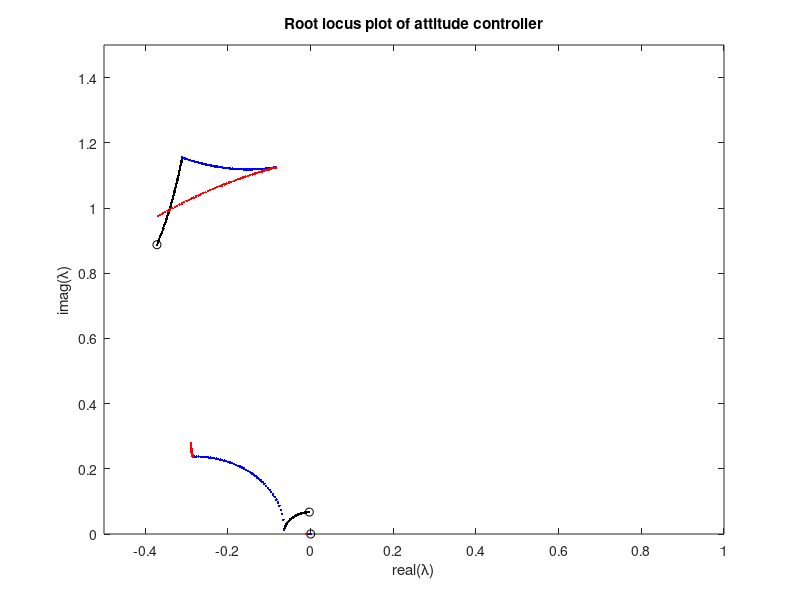

MATLAB code for this plot:
% Boeing 747 Longitudinal example from Etkin

close all
theta0 = 0.0;
u0     = 774.0;
A = [ -0.00686854   0.01394951    0.0           -32.2   0.0
      -0.09052721  -0.31506319  773.97653828      0.0   0.0
       0.00011865  -0.00102552   -0.42843608      0.0   0.0
       0.0          0.0           1.0             0.0   0.0
       0.0          0.0           0.0             1.0   0.0 ];
B = [  -0.000187
      -17.85
       -1.158
        0.0       
        0.0        ];

% Throttle input

B2= [9.66 0 0 0 0]'

[V,D]=eig(A(1:4,1:4));

T=2*pi./imag(diag(D));
thalf=log(2)./abs(real(diag(D)));
nhalf=(log(2)/(2*pi))*abs(imag(diag(D)))./abs(real(diag(D)));

% Set up linear time invariant system (LTI)

C=[0 0 0 1 0];
D=zeros(1,1);

Cu=[1 0 0 0 0];

% PID control for following commanded theta

%k=[-1 -.1 -10]

k=[-1 -.1 -10]

Chat=[0 0 0 1 0
      0 0 0 0 1
      0 0 1 0 0];

Ahat=A-B*k*Chat

Bhat=k(1)*B+[0 0 0 0 -1]';

sys=ss(Ahat,(1*pi/180)*Bhat,(180/pi)*C,D);

sysu=ss(Ahat,(1*pi/180)*Bhat,Cu,D);
sysdp=ss(Ahat,(1/6)*B2,Cu,D);

step(sys,500)


%k=[-0.5 -0.5 -0.9];
%k=[-0.5 -0.5 -0.5];
%k=[ -0.5 -1 0];
%k=[-5 -0.05 -0.0];
%k=[-.7 -.5 -.5]



% Root locus plot

k=[0 0 0];
Ahat=A-B*k*Chat;
ev0(:,1)=eig(Ahat);
for j=1:51
Ahat=A-B*k*Chat;
ev1(:,j)=eig(Ahat);
k(1)=k(1)-0.01;
end
k=[-0.5 0 0];
for j=1:51
Ahat=A-B*k*Chat;
ev2(:,j)=eig(Ahat);
k(2)=k(2)-0.01;
end
k=[-0.5 -0.5 0];
for j=1:51
Ahat=A-B*k*Chat;
ev3(:,j)=eig(Ahat);
k(3)=k(3)-0.01;
end
close all
plot(real(ev1),imag(ev1),'k.',real(ev0),imag(ev0),'ko')
axis([-0.5 1 0 1.5])
xlabel('real(\lambda)')
ylabel('imag(\lambda)')
title('Root locus plot of attitude controller')
hold on
plot(real(ev2),imag(ev2),'b.')
plot(real(ev3),imag(ev3),'r.')
